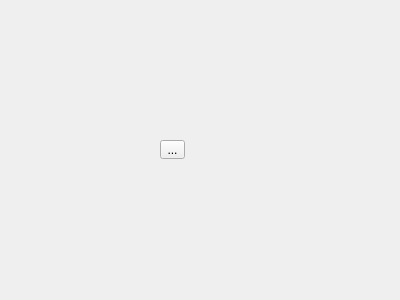
<?xml version="1.0" encoding="UTF-8"?>
<ui version="4.0">
 <class>SimulationView</class>
 <widget class="QWidget" name="SimulationView">
  <property name="geometry">
   <rect>
    <x>0</x>
    <y>0</y>
    <width>400</width>
    <height>300</height>
   </rect>
  </property>
  <property name="windowTitle">
   <string>Form</string>
  </property>
  <widget class="QToolButton" name="toolButton">
   <property name="geometry">
    <rect>
     <x>160</x>
     <y>140</y>
     <width>25</width>
     <height>19</height>
    </rect>
   </property>
   <property name="text">
    <string>...</string>
   </property>
  </widget>
 </widget>
 <resources/>
 <connections/>
</ui>
